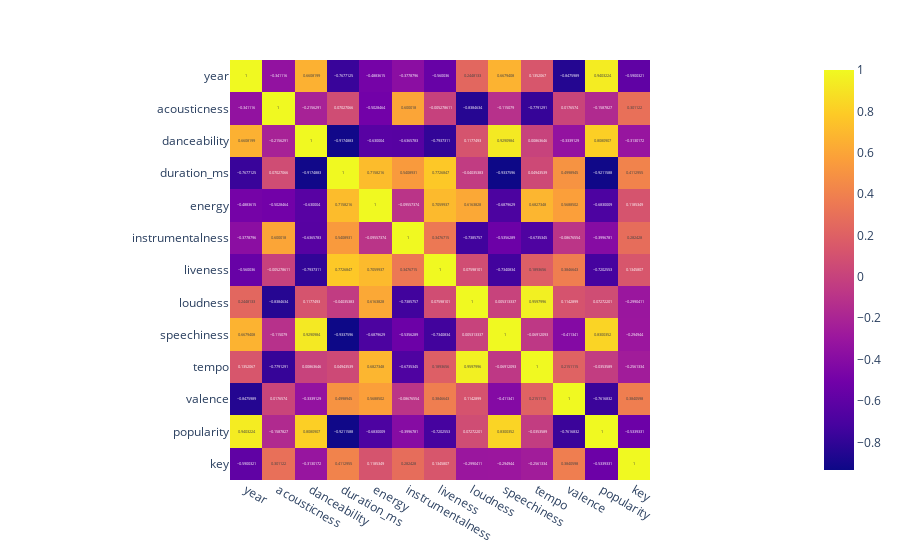

The cell this chart's notebook holds for it:
### Code cell
fig = px.imshow(data_year.drop('mode').toPandas().corr(), text_auto=True)
fig.show()

### Figure 1 — Plotly figure (JSON) as saved in the notebook; plotly's stock layout.template omitted (floating-point values rounded to 4 significant figures; data arrays with more than 128 entries replaced by an {"elided": "..."} marker saying what was removed)
{"data": [{"coloraxis": "coloraxis", "hovertemplate": "x: %{x}<br>y: %{y}<br>color: %{z}<extra></extra>", "name": "0", "texttemplate": "%{z}", "type": "heatmap", "x": ["year", "acousticness", "danceability", "duration_ms", "energy", "instrumentalness", "liveness", "loudness", "speechiness", "tempo", "valence", "popularity", "key"], "xaxis": "x", "y": ["year", "acousticness", "danceability", "duration_ms", "energy", "instrumentalness", "liveness", "loudness", "speechiness", "tempo", "valence", "popularity", "key"], "yaxis": "y", "z": {"elided": "13x13 float values"}}], "layout": {"coloraxis": {"colorscale": [[0, "#0d0887"], [0.1111, "#46039f"], [0.2222, "#7201a8"], [0.3333, "#9c179e"], [0.4444, "#bd3786"], [0.5556, "#d8576b"], [0.6667, "#ed7953"], [0.7778, "#fb9f3a"], [0.8889, "#fdca26"], [1, "#f0f921"]]}, "margin": {"t": 60}, "xaxis": {"anchor": "y", "constrain": "domain", "domain": [0, 1], "scaleanchor": "y"}, "yaxis": {"anchor": "x", "autorange": "reversed", "constrain": "domain", "domain": [0, 1]}}}
